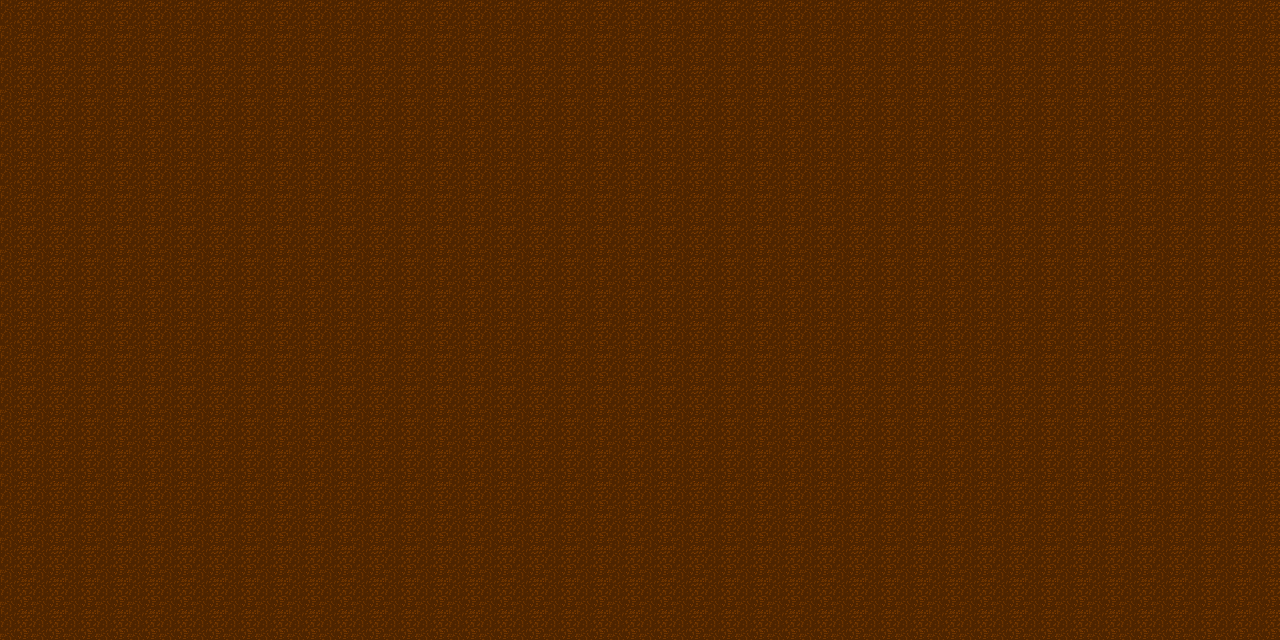

A level layout from a 2D game, rendered from its tile map. Below: a short description, then the map file with tile-grid data replaced by summaries:
An orthogonal 40x20 tile map with 32x32 px tiles, 1 tile layer (Base), 2 hidden layers not drawn and 14 objects.

<map version="1.0" orientation="orthogonal" renderorder="right-down" width="40" height="20" tilewidth="32" tileheight="32">
 <tileset firstgid="1" name="CandypileDefender" tilewidth="32" tileheight="32">
  <image source="terrainTiles.png" trans="ff00ff" width="640" height="480" />
 </tileset>
 <layer name="Base" width="40" height="20">
  <data>[800 cells, 800 non-empty, 1 distinct tile ids]</data>
 </layer>
 <layer name="Middle" width="40" height="20" visible="0">
  <data>[800 cells, 219 non-empty, 14 distinct tile ids]</data>
 </layer>
 <layer name="Top" width="40" height="20" visible="0">
  <data>[800 cells, 116 non-empty, 8 distinct tile ids]</data>
 </layer>
 <objectgroup name="Borders">
  <object x="1259" y="1" width="22" height="633" />
  <object x="-1" y="0" width="1264" height="21" />
  <object x="1" y="0" width="21" height="642" />
  <object x="1" y="608" width="1268" height="23" />
 </objectgroup>
 <objectgroup name="Coordinates">
  <properties>
   <property name="Spawnpoint" value="CandyPile" />
  </properties>
  <object x="592" y="332">
   <properties>
    <property name="Spawnpoint" value="Pile" />
   </properties>
  </object>
  <object x="39" y="47">
   <properties>
    <property name="Spawnpoint" value="Enemy" />
   </properties>
  </object>
  <object x="44" y="579">
   <properties>
    <property name="Spawnpoint" value="Enemy" />
   </properties>
  </object>
  <object x="1232" y="585">
   <properties>
    <property name="Spawnpoint" value="Enemy" />
   </properties>
  </object>
  <object x="1221" y="52">
   <properties>
    <property name="Spawnpoint" value="Enemy" />
   </properties>
  </object>
  <object x="758" y="268">
   <properties>
    <property name="Spawnpoint" value="Player" />
   </properties>
  </object>
  <object x="677" y="43">
   <properties>
    <property name="Spawnpoint" value="Enemy" />
   </properties>
  </object>
  <object x="637" y="584">
   <properties>
    <property name="Spawnpoint" value="Enemy" />
   </properties>
  </object>
  <object x="42" y="328">
   <properties>
    <property name="Spawnpoint" value="Enemy" />
   </properties>
  </object>
  <object x="1237" y="324">
   <properties>
    <property name="Spawnpoint" value="Enemy" />
   </properties>
  </object>
 </objectgroup>
</map>
